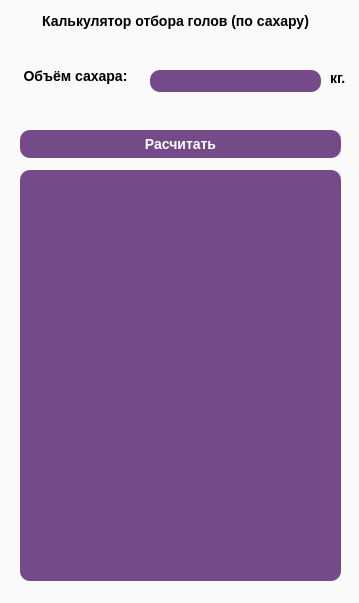
<?xml version="1.0" encoding="UTF-8"?>
<ui version="4.0">
 <class>Dialog</class>
 <widget class="QDialog" name="Dialog">
  <property name="geometry">
   <rect>
    <x>0</x>
    <y>0</y>
    <width>359</width>
    <height>603</height>
   </rect>
  </property>
  <property name="windowTitle">
   <string>  </string>
  </property>
  <widget class="QFrame" name="frame_2">
   <property name="geometry">
    <rect>
     <x>-10</x>
     <y>-10</y>
     <width>501</width>
     <height>661</height>
    </rect>
   </property>
   <property name="styleSheet">
    <string notr="true">background-color: rgba(255, 255, 255, 180);
color: rgb(0, 0, 0);
border-style: outset;
border-widht:2px;
border-radius:10px;
border-color:black;
font:bold 14px;</string>
   </property>
   <property name="frameShape">
    <enum>QFrame::StyledPanel</enum>
   </property>
   <property name="frameShadow">
    <enum>QFrame::Raised</enum>
   </property>
   <widget class="QPushButton" name="pushButton">
    <property name="geometry">
     <rect>
      <x>30</x>
      <y>140</y>
      <width>321</width>
      <height>28</height>
     </rect>
    </property>
    <property name="styleSheet">
     <string notr="true">background-color: rgba(59, 0, 89, 180);
color: rgb(255, 255, 255);
border-style: outset;
border-widht:2px;
border-radius:10px;
border-color:black;
font: 75 11pt &quot;MS Shell Dlg 2&quot;;</string>
    </property>
    <property name="text">
     <string>Расчитать</string>
    </property>
   </widget>
   <widget class="QLabel" name="label_3">
    <property name="geometry">
     <rect>
      <x>20</x>
      <y>20</y>
      <width>331</width>
      <height>21</height>
     </rect>
    </property>
    <property name="styleSheet">
     <string notr="true">background-color: rgba(85, 170, 127, 0);
font: 75 11pt &quot;MS Shell Dlg 2&quot;;</string>
    </property>
    <property name="text">
     <string>Калькулятор отбора голов (по сахару)</string>
    </property>
    <property name="alignment">
     <set>Qt::AlignCenter</set>
    </property>
   </widget>
   <widget class="QLabel" name="label_18">
    <property name="geometry">
     <rect>
      <x>340</x>
      <y>80</y>
      <width>55</width>
      <height>16</height>
     </rect>
    </property>
    <property name="styleSheet">
     <string notr="true">background-color: rgba(85, 170, 127, 0);
font: 75 11pt &quot;MS Shell Dlg 2&quot;;</string>
    </property>
    <property name="text">
     <string>кг.</string>
    </property>
   </widget>
   <widget class="QLabel" name="label_19">
    <property name="geometry">
     <rect>
      <x>10</x>
      <y>60</y>
      <width>151</width>
      <height>51</height>
     </rect>
    </property>
    <property name="styleSheet">
     <string notr="true">background-color: rgba(85, 170, 127, 0);
font: 75 11pt &quot;MS Shell Dlg 2&quot;;</string>
    </property>
    <property name="text">
     <string>Объём сахара:</string>
    </property>
    <property name="alignment">
     <set>Qt::AlignCenter</set>
    </property>
   </widget>
   <widget class="QLineEdit" name="lineEdit_7">
    <property name="geometry">
     <rect>
      <x>160</x>
      <y>80</y>
      <width>171</width>
      <height>22</height>
     </rect>
    </property>
    <property name="styleSheet">
     <string notr="true">background-color: rgba(59, 0, 89, 180);
color: rgb(255, 255, 255);
border-style: outset;
border-widht:2px;
border-radius:10px;
border-color:black;
font:bold 14px;</string>
    </property>
    <property name="text">
     <string/>
    </property>
    <property name="alignment">
     <set>Qt::AlignCenter</set>
    </property>
   </widget>
   <widget class="QTextBrowser" name="textBrowser_3">
    <property name="geometry">
     <rect>
      <x>30</x>
      <y>180</y>
      <width>321</width>
      <height>411</height>
     </rect>
    </property>
    <property name="styleSheet">
     <string notr="true">background-color: rgba(59, 0, 89, 180);
color: rgb(255, 255, 255);
border-style: outset;
border-widht:2px;
border-radius:10px;
border-color:black;
font: 75 11pt &quot;MS Shell Dlg 2&quot;;</string>
    </property>
    <property name="html">
     <string>&lt;!DOCTYPE HTML PUBLIC &quot;-//W3C//DTD HTML 4.0//EN&quot; &quot;http://www.w3.org/TR/REC-html40/strict.dtd&quot;&gt;
&lt;html&gt;&lt;head&gt;&lt;meta name=&quot;qrichtext&quot; content=&quot;1&quot; /&gt;&lt;style type=&quot;text/css&quot;&gt;
p, li { white-space: pre-wrap; }
&lt;/style&gt;&lt;/head&gt;&lt;body style=&quot; font-family:'MS Shell Dlg 2'; font-size:11pt; font-weight:72; font-style:normal;&quot;&gt;
&lt;p style=&quot;-qt-paragraph-type:empty; margin-top:0px; margin-bottom:0px; margin-left:0px; margin-right:0px; -qt-block-indent:0; text-indent:0px; font-size:14px; font-weight:600;&quot;&gt;&lt;br /&gt;&lt;/p&gt;&lt;/body&gt;&lt;/html&gt;</string>
    </property>
   </widget>
  </widget>
 </widget>
 <resources/>
 <connections/>
</ui>
